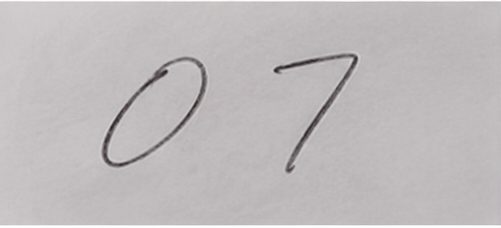
#> input picture TestImages/07.jpg, 501 x 228 px
$ python -i Preprocessing.py   (imports and definitions only)
#> lines starting #> are read from the running program, lines starting #| are printed output that depends on the picture; after the words box and inside, x2 and y2 are one past the last pixel; in counts of white or black regions, pixels touching at a corner belong together
#> further down, picture is the input picture: shape (228, 501, 3); mean B, G, R 188.3, 187.4, 191.3
import cv2
import numpy as np


# Individual preprocessing steps

def to_grayscale(image: np.ndarray) -> np.ndarray: #converts color image to black and white
    if image.ndim == 3:
        return cv2.cvtColor(image, cv2.COLOR_BGR2GRAY)
    return image


def remove_noise(gray: np.ndarray, ksize: int = 3) -> np.ndarray: #removes noise from handwriten photo to preserve sharpness from handwriting sample

#> called with ksize = 3
    return cv2.medianBlur(gray, ksize)


def binarize(gray: np.ndarray, invert: bool = True) -> np.ndarray: #converting greyscale images to black/white

#> called with invert = True
    flag = cv2.THRESH_BINARY_INV if invert else cv2.THRESH_BINARY
    _, binary = cv2.threshold(gray, 0, 255, flag + cv2.THRESH_OTSU)
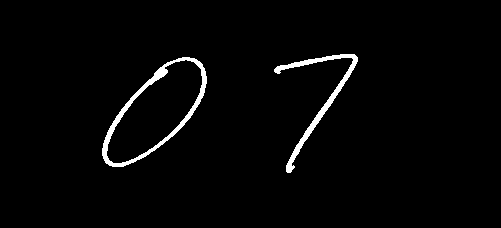
#> binary: shape (228, 501); 2.2% white; 2 white regions, box (x1, y1, x2, y2) and area: (102, 57, 207, 167) 1413, (274, 54, 358, 173) 1103
    return binary


def deskew(binary: np.ndarray) -> np.ndarray: #straightens images that are rotated
    m = cv2.moments(binary)
    if abs(m['mu02']) < 1e-2:
        return binary  # no meaningful skew detected
    skew = m['mu11'] / m['mu02']
    h, w = binary.shape
    M = np.float32([[1, skew, -0.5 * w * skew], [0, 1, 0]])
    return cv2.warpAffine(binary, M, (w, h),
                           flags=cv2.WARP_INVERSE_MAP | cv2.INTER_LINEAR)


def resize(image: np.ndarray, size: tuple = (28, 28)) -> np.ndarray:
    """Resize to the model's expected input size (28x28 for a typical MNIST-based CNN)."""
#> called with size = (28, 28)
    return cv2.resize(image, size, interpolation=cv2.INTER_AREA)
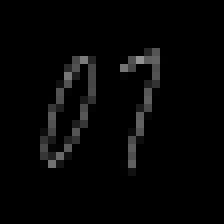
#> returned value: shape (28, 28) (shown 8 times larger); min 0, max 146, mean 5.6


def normalize(image: np.ndarray) -> np.ndarray:
    """Scale pixel values from [0, 255] to [0.0, 1.0] as float32 for the ML model."""
    return image.astype(np.float32) / 255.0


# Full pipelines for both clean images (MNIST) and photos (Handwriting samples)


def preprocess_clean(image: np.ndarray, size: tuple = (28, 28)) -> np.ndarray:
    """
    Pipeline for already-clean, centered digit images (e.g. MNIST samples,
    or digits already segmented in Task 2).
    Skips binarization/noise-removal since the source is already clean -
    keeping raw grayscale intensity often gives the model more information
    than a hard black/white cut.
    """
    gray = to_grayscale(image)
    resized = resize(gray, size)
    return normalize(resized) # This is a 28x28 float32 array, values are scaled to 0.0 - 1.0 which can then be added put into the model


def preprocess_photo(image: np.ndarray, size: tuple = (28, 28),
                      apply_deskew: bool = False):
    """
    Pipeline for messier real-world input: a photo or scan of handwriting,
    e.g. what a user uploads through the GUI.
    Returns (normalized_array, binary_image) - the binary image is what
    you'd feed into Task 2's segmentation step to find individual digits.
    """
    gray = to_grayscale(image)
    denoised = remove_noise(gray)
    binary = binarize(denoised)
    if apply_deskew:
        binary = deskew(binary)
    resized = resize(binary, size)
    return normalize(resized), binary # resised in the same as above, binary is the full sized image before croping that can be used for step two of assignment

>>> import cv2
>>> picture = cv2.imread('TestImages/07.jpg')
>>> result = preprocess_photo(picture)

$ run again, on TestImages/125.jpg
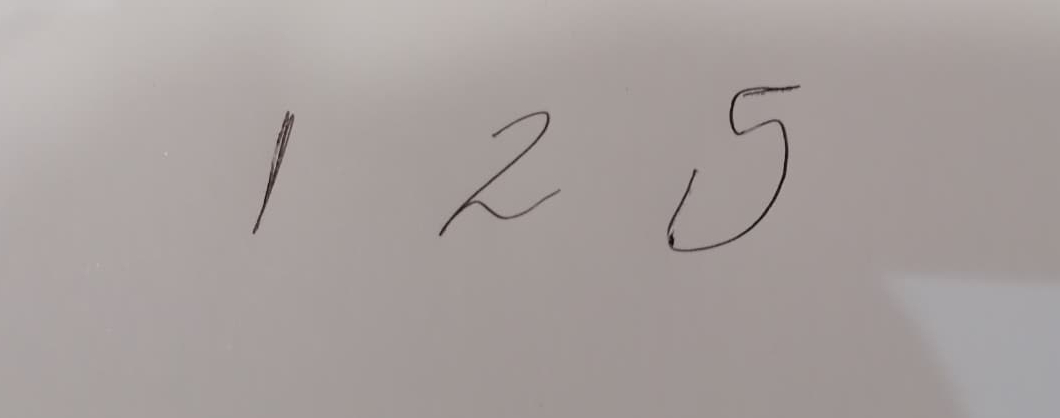
#> input picture TestImages/125.jpg, 1060 x 418 px
#> picture is the input picture: shape (418, 1060, 3); mean B, G, R 157.1, 159.2, 167.1
#> in binarize, `_, binary = cv2.threshold(gray, 0, 255, flag + cv2.THRESH_OTSU)`:
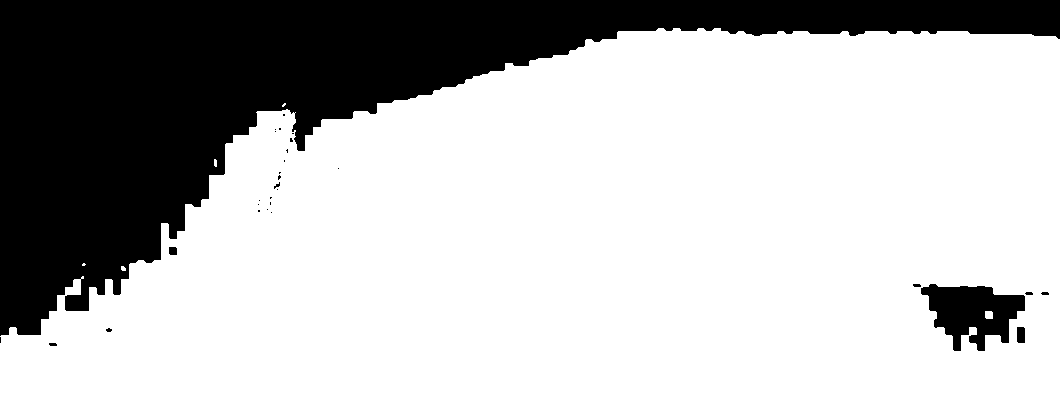
#> binary: shape (418, 1060); 73.8% white; 30 black regions (22 under 20 px), largest, box (x1, y1, x2, y2) and area: (0, 0, 1060, 336) 111536, (921, 284, 1025, 351) 4157, (1017, 327, 1025, 343) 126
#> in resize, `return cv2.resize(image, size, interpolation=cv2.INTER_AREA)`:
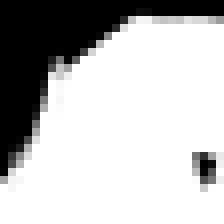
#> returned value: shape (28, 28) (shown 8 times larger); min 0, max 255, mean 188.2

$ run again, on TestImages/149.jpg
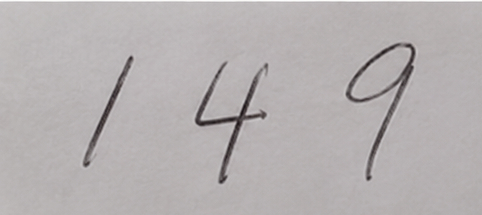
#> input picture TestImages/149.jpg, 482 x 215 px
#> picture is the input picture: shape (215, 482, 3); mean B, G, R 176.7, 176.2, 180.9
#> in binarize, `_, binary = cv2.threshold(gray, 0, 255, flag + cv2.THRESH_OTSU)`:
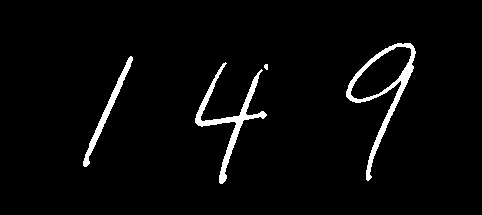
#> binary: shape (215, 482); 3.3% white; 4 white regions, box (x1, y1, x2, y2) and area: (346, 43, 416, 181) 1402, (195, 62, 267, 184) 1300, (83, 56, 133, 167) 681, (264, 64, 268, 70) 20
#> in resize, `return cv2.resize(image, size, interpolation=cv2.INTER_AREA)`:
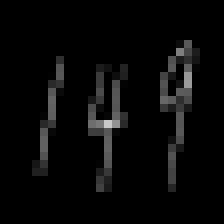
#> returned value: shape (28, 28) (shown 8 times larger); min 0, max 201, mean 8.4

$ run again, on TestImages/169.jpg
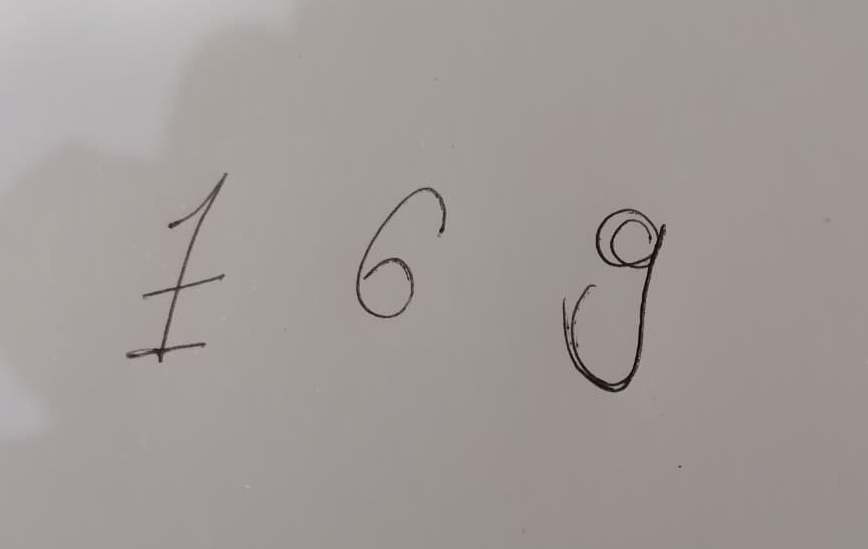
#> input picture TestImages/169.jpg, 868 x 549 px
#> picture is the input picture: shape (549, 868, 3); mean B, G, R 151.6, 153.9, 161.8
#> in binarize, `_, binary = cv2.threshold(gray, 0, 255, flag + cv2.THRESH_OTSU)`:
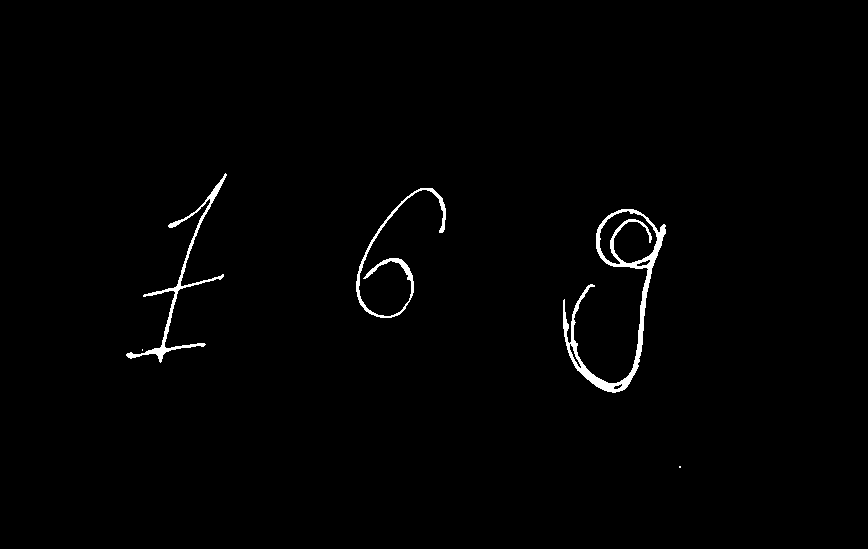
#> binary: shape (549, 868); 1.1% white; 5 white regions (2 under 20 px), largest, box (x1, y1, x2, y2) and area: (563, 209, 666, 393) 2728, (126, 173, 227, 363) 1330, (356, 188, 446, 318) 1068
#> in resize, `return cv2.resize(image, size, interpolation=cv2.INTER_AREA)`:
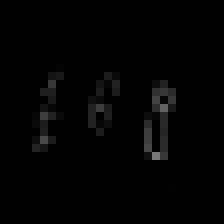
#> returned value: shape (28, 28) (shown 8 times larger); min 0, max 119, mean 2.7
